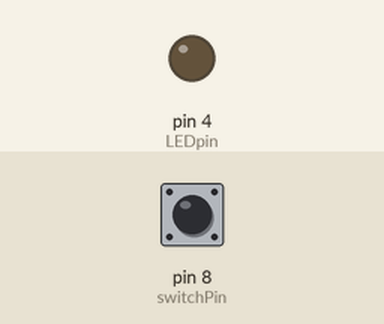
Bench run of a sketch on a simulated Arduino Uno, built with avr-gcc and run on an emulated ATmega328P. Parts: output pins drawn as LEDs (lit = HIGH). Inputs (shaded band) come from the test bench; at power-on: pin 8 (switchPin) HIGH.

Above: at 1.2 s.
1.3 s: pin 8 (switchPin) pulled LOW for 0.15 s
At 1.42 s:
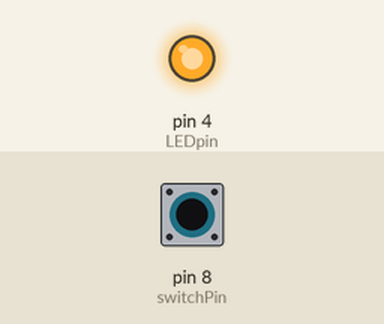
2.9 s: pin 8 (switchPin) pulled LOW for 3.2 s
At 6.7 s:
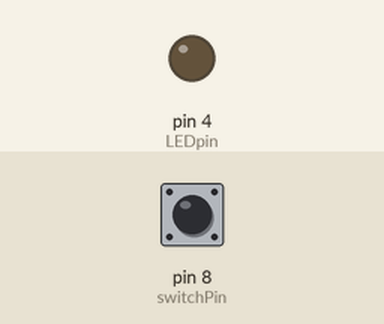
Timing chart, 0 to 8.2 s (numbered marks = the images above; inputs shaded):
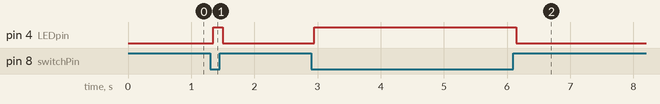

The sketch:

debounceBtnUsingSoftware.ino
```cpp
int switchPin = 8;
int LEDpin = 4;
int reading;
int switchState = HIGH;
int LEDState = LOW;
unsigned long switchTime;
int lastSwitch = HIGH;
int debounceTime = 50;
void setup() {
  pinMode(LEDpin, OUTPUT);
  pinMode(switchPin, INPUT_PULLUP);
  digitalWrite(LEDpin, LEDState);
}

void loop(){
  reading = digitalRead(switchPin);
  if(reading != lastSwitch){
    switchTime = millis();
    lastSwitch = reading;
  }
  if((millis()-switchTime) > debounceTime){
    if(reading == LOW && switchState == HIGH){
      LEDState != LEDState;
      switchState = reading;
      digitalWrite(LEDpin, !reading);
    }else if(reading == HIGH && switchState == LOW){
       LEDState != LEDState;
      switchState = reading;
      digitalWrite(LEDpin, !reading);
    }

  }
}
```

Measured:
- after the input at 1.3 s, pin 4 (LEDpin): LOW → HIGH after 0.05 s, → LOW 0.15 s later
- after the input at 2.9 s, pin 4 (LEDpin): LOW → HIGH after 0.05 s, → LOW 3.2 s later
